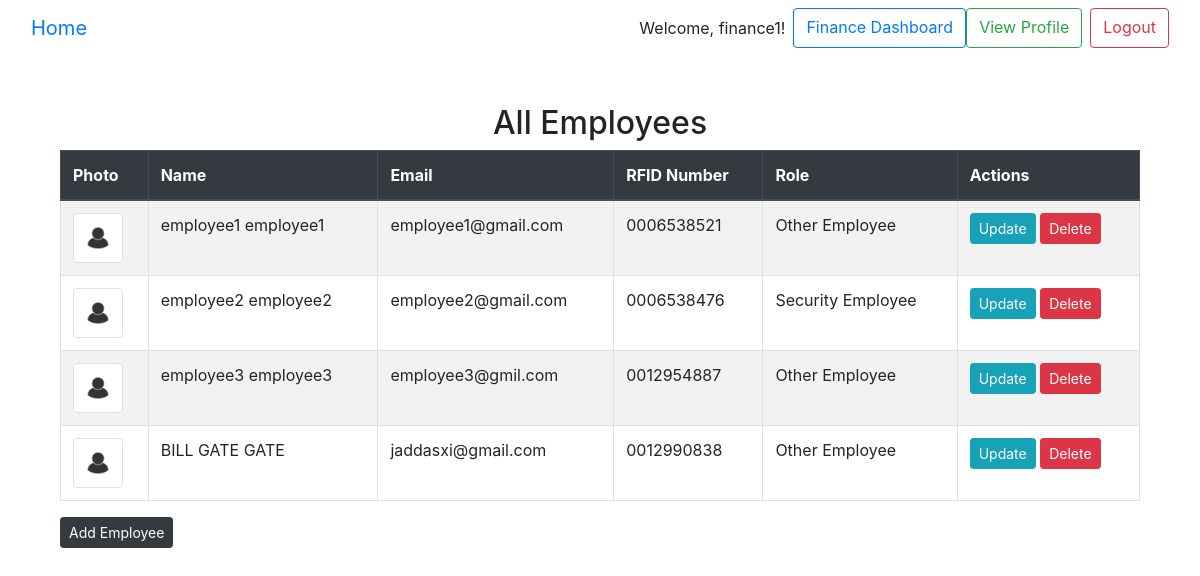
The app's page /employees/list/ (signed in) with its own data.
### core/models.py (models this page shows, shortened)
class CustomUser(AbstractUser):
    ROLE_CHOICES = [
        ('admin', 'Admin'),
        ('hod', 'Head of Department'),
        ('lecturer', 'Lecturer'),
        ('finance', 'Finance Employee'),
        ('security', 'Security Employee'),
    ]
    is_hod = models.BooleanField(default=False)
    is_finance_employee = models.BooleanField(default=False)
    is_security_employee = models.BooleanField(default=False)
    is_lecturer = models.BooleanField(default=False)
    role = models.CharField(max_length=20, choices=ROLE_CHOICES)
    photo = models.ImageField(upload_to='user_photos/', blank=True, null=True)

### employees/models.py (models this page shows, shortened)
class Employee(models.Model):
    ROLE_CHOICES = [
        ('Finance', 'Finance Employee'),
        ('Security', 'Security Employee'),
        ('Other', 'Other Employee'),
    ]
    first_name = models.CharField(max_length=100)
    last_name = models.CharField(max_length=100)
    email = models.EmailField(unique=True)
    employee_rfidnumber = models.CharField(max_length=50, unique=True)  # RFID for employee entry tracking
    role = models.CharField(max_length=10, choices=ROLE_CHOICES)
    date_of_birth = models.DateField(null=True, blank=True)
    photo = models.ImageField(upload_to='employee_photos/', blank=True, null=True)  # Employee photo field
    created_by = models.ForeignKey(CustomUser, on_delete=models.SET_NULL, null=True, related_name='employees_created')

### employees/views.py (the view)
# urls.py: path('list/', views.list_employees, name='list_employees'),
@login_required
def list_employees(request):
    if request.user.role in ['finance', ]:
        employees = Employee.objects.all()
        return render(request, 'employees/list_employees.html', {'employees': employees})
    else:
        raise PermissionDenied

### employees/templates/employees/list_employees.html (shortened to what this page needs)
{% extends 'base.html' %}
{% load static %}
{% block content %}
<div class="container mt-5">
    <h2 class="text-center">All Employees</h2>
    <table class="table table-striped table-bordered">
        <thead class="thead-dark">
            <tr>
                <th>Photo</th>
                <th>Name</th>
                <th>Email</th>
                <th>RFID Number</th>
                <th>Role</th>
                <th>Actions</th>
            </tr>
        </thead>
        <tbody>
            {% for employee in employees %}
            <tr>
                <td>{% if employee.photo %}
                        <img src="{{ employee.photo.url }}" alt="Photo" width="50" class="img-thumbnail">
                    {% else %}
                        <img src="{% static 'images/default.png' %}" alt="Default Photo" width="50" class="img-thumbnail">
                    {% endif %}</td>
                <td>{{ employee.first_name }} {{ employee.last_name }}</td>
                <td>{{ employee.email }}</td>
                <td>{{ employee.employee_rfidnumber }}</td>
                <td>{{ employee.get_role_display }}</td>
                <td>
                    <a href="{% url 'employees:update_employee' employee.id %}" class="btn btn-sm btn-info">Update</a>
                    <a href="{% url 'employees:delete_employee' employee.id %}" class="btn btn-sm btn-danger">Delete</a>
                </td>
            </tr>
            {% endfor %}
        </tbody>
    </table>
    <a href="{% url 'employees:register_employee'%}" class="btn btn-sm btn-dark">Add Employee</a>
</div>
{% endblock %}

### core/templates/base.html (shortened to what this page needs)
<!DOCTYPE html>
<html lang="en">
<head>
    <link href="https://maxcdn.bootstrapcdn.com/bootstrap/4.5.2/css/bootstrap.min.css" rel="stylesheet">
</head>
<body>
    <nav class="navbar navbar-expand-lg bg-body-tertiary">
        <div class="container-fluid">
            <a class="navbar-brand" href="{% url 'core:home' %}">Home</a>
          <form class="d-flex" role="search">
            {% if user.is_authenticated %}
                <span class="navbar-text">Welcome, {{ user.username }}!</span>
                {% if user.is_hod %}
                    <a href="{% url 'dashboard:hod_dashboard' %}" class="btn btn-outline-primary ml-2">HOD Dashboard</a>
                {% elif user.is_lecturer %}
                    <a href="{% url 'dashboard:lecturer_dashboard' %}" class="btn btn-outline-primary ml-2">Lecturer Dashboard</a>
                {% elif user.is_finance_employee %}
                    <a href="{% url 'dashboard:finance_dashboard' %}" class="btn btn-outline-primary ml-2">Finance Dashboard</a>
                {% elif user.is_security_employee %}
                    <a href="{% url 'dashboard:security_dashboard' %}" class="btn btn-outline-primary ml-2">Security Dashboard</a>
                {% endif %}
                <a href="{% url 'core:profile' %}" class="btn btn-outline-success">View Profile</a>
                <a href="{% url 'core:logout' %}" class="btn btn-outline-danger ml-2">Logout</a>
            {% else %}
                <a href="{% url 'core:login' %}" class="btn btn-outline-primary ml-2">Login</a>
            {% endif %}
          </form>
        </div>
    </nav>
    <div class="container mt-4">
        {% block content %}{% endblock %}
    </div>
</body>
</html>

### records on screen
CustomUser: username "finance1"
Employee: photo (picture), first_name "employee1", last_name "employee1", email "employee1@gmail.com", employee_rfidnumber "0006538521", role "Other Employee"
Employee: photo (picture), first_name "employee2", last_name "employee2", email "employee2@gmail.com", employee_rfidnumber "0006538476", role "Security Employee"
Employee: photo (picture), first_name "employee3", last_name "employee3", email "employee3@gmil.com", employee_rfidnumber "0012954887", role "Other Employee"
Employee: photo (picture), first_name "BILL GATE", last_name "GATE", email "jaddasxi@gmail.com", employee_rfidnumber "0012990838", role "Other Employee"
